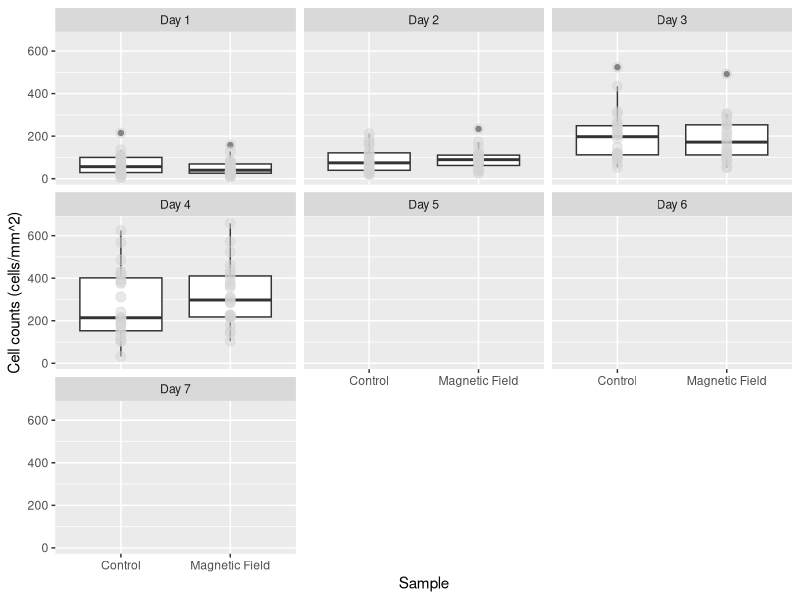
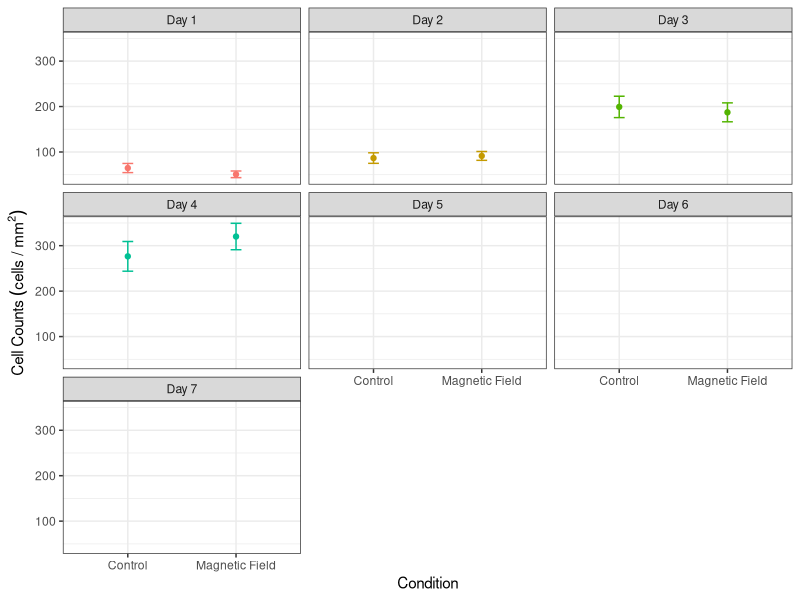
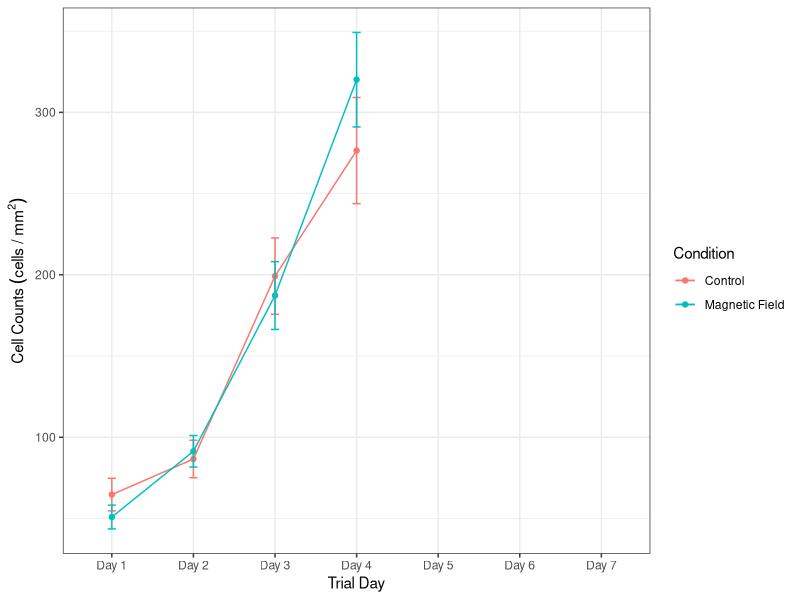
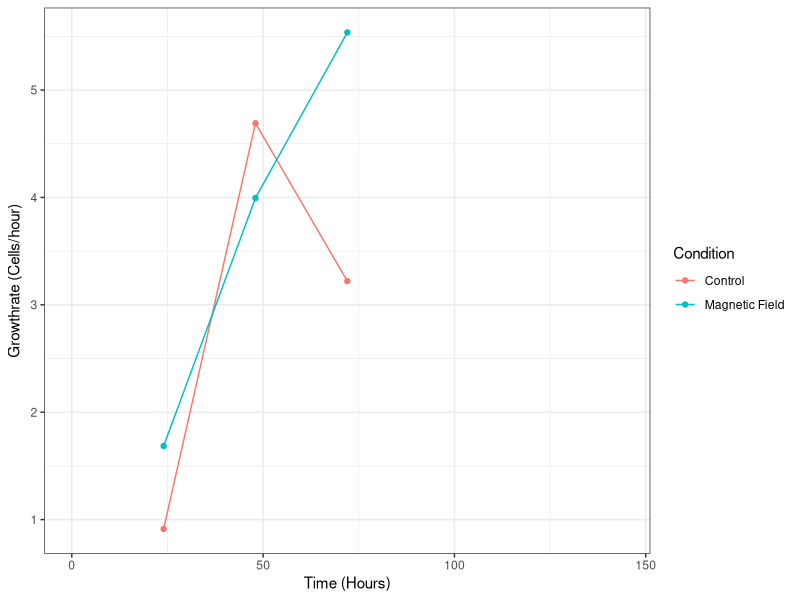
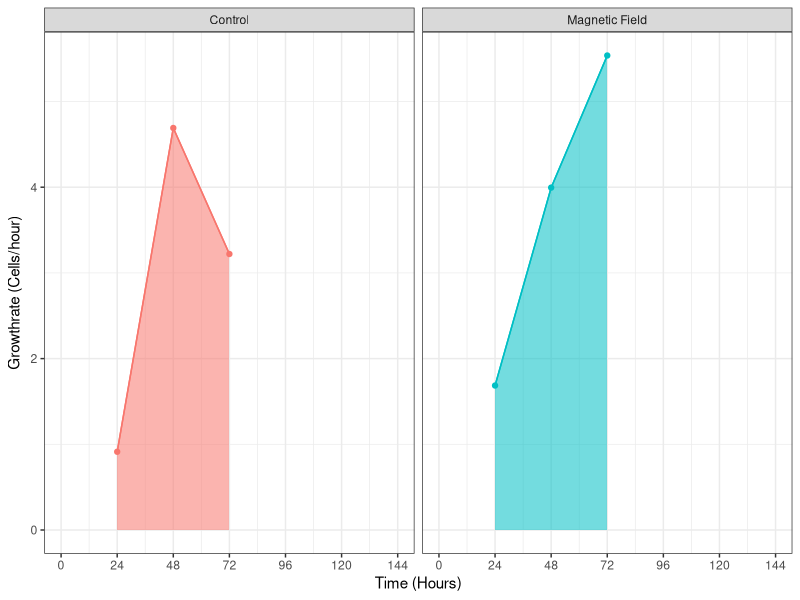

Write the R code that produced these figures, in order.
## ---- chunk 1
# clear the environment
rm(list = ls())

# import the libraries that we will use
library(ggplot2)
library(dplyr)
library(here)
library(ggfortify)

## ---- chunk 2
# import the data set that we will be analysing, the stringsAsFactors = True argument converts categorical data to factors so we can analyse the levels
counts <- read.csv(here("Data", "CMF6_HT22Microscopy_3-27_4-3.csv"),stringsAsFactors = TRUE)

# take a look at the structure of the data
glimpse(counts)

# recode the counts to be before and after exposure
counts$Condition <- recode(counts$Condition, "B-Field" = 'Magnetic Field')

# relevel the data to put the control first
counts<- mutate(counts, Condition = relevel(Condition, ref = "Control"),
                        )



## ---- chunk 3
# make a box plot of the data
ggplot(counts, aes(x = Condition, y = Cell_Count)) +
geom_boxplot()+
  geom_point(size = 3, colour = 'lightgrey', alpha = 0.5)+
  facet_wrap(~Trial_Day)+
  xlab("Sample") +
  ylab("Cell counts (cells/mm^2)")
## ---- chunk 4
# find the means of the cell counts and put them in a new table
mean_counts <- counts %>% 
  filter(!is.na(Date), !is.na(Trial_Day), Condition == "Control" | Condition == "Magnetic Field") %>%
    group_by(Condition,Trial_Day) %>% summarise(
      meancounts = mean(Cell_Count),
      secounts = sd(Cell_Count)/sqrt(sum(!is.na(Cell_Count)))
  
       )
## ---- chunk 5
# create scatterplot with error bars
ggplot(mean_counts, aes(Condition, meancounts, color = Trial_Day))+
     geom_point()+
     geom_line()+
     geom_errorbar(aes(ymin = meancounts - secounts,
                       ymax = meancounts + secounts), width = 0.1)+
    theme_bw()+
    facet_wrap(~Trial_Day)+
    theme(legend.position="none")+
    xlab("Condition")+
    ylab(expression(Cell~Counts~(cells~"/"~mm^2)))
         
## ---- chunk 6
library(scales)
# create scatter plot with error bars
ggplot(mean_counts, aes(Trial_Day, meancounts, color = Condition, group = Condition))+
     geom_point()+
     geom_line()+
     scale_color_manual(values=c('#F8766D','#00BFC4', "dodgerblue"))+
     geom_errorbar(aes(ymin = meancounts - secounts,
                       ymax = meancounts + secounts), width = 0.1)+
    theme_bw()+
    #theme(legend.position="none")+
    xlab("Trial Day")+
    ylab(expression(Cell~Counts~(cells~"/"~mm^2)))
## ---- chunk 7
# calculate the growth rates using a for loop and store the results of the data in   a new dataframe

#define the starting value of x (where we want the loop to start iterating through   our previous data set)
  x <- 1

# make an empty data frame
d <- data.frame()

# Write for loop to go through and create a new data set with the growth rates
  for(i in mean_counts$meancounts) {
    y = mean_counts$meancounts[x + 1]
    
    z = (y-mean_counts$meancounts[x])/24
    
    print(z)
    
    x = x+1
    
    d = rbind(d, z)
  }

dput(d)

## ---- chunk 8
# add in the hours and slope variables to look at how the growth rate changes over time
mean_counts["Hours"] <-c(0,24,48,72,96, 120, 144, 0,24,48,72,96, 120, 144)
mean_counts["Slope"] <- c(NA,0.913194444444445, 4.69097222222222, 
3.22048611111111, NA, NA, NA, NA, 1.68576388888889, 3.99479166666667, 
5.53645833333333, NA, NA, NA)

## ---- chunk 9
# create scatter plot that shows the slopes of each of the conditions
ggplot(mean_counts, aes(Hours, Slope, color = Condition, group = Condition))+
     geom_point()+
     geom_line()+
     scale_color_manual(values=c('#F8766D','#00BFC4'))+
     #geom_errorbar(aes(ymin = standardcounts - secounts,
                       #ymax = standardcounts + secounts), width = 0.1)+
    theme_bw()+
    #theme(legend.position="none")+
    xlab("Time (Hours)")+
    ylab(expression("Growthrate (Cells/hour)"))
## ---- chunk 10
# create scatter plot that shows the slopes of each of the conditions
ggplot(mean_counts, aes(Hours, Slope, color = Condition, group = Condition))+
     geom_point()+
     geom_line()+
     scale_color_manual(values=c('#F8766D','#00BFC4'))+
     #geom_errorbar(aes(ymin = standardcounts - secounts,
                       #ymax = standardcounts + secounts), width = 0.1)+
    geom_area(aes(fill = Condition, alpha = 0.2))+
    
    theme_bw()+
    scale_x_continuous(breaks=seq(0,144,by=24))+
    theme(legend.position="none")+
    xlab("Time (Hours)")+
    ylab(expression("Growthrate (Cells/hour)")) +
  facet_wrap(~Condition)
